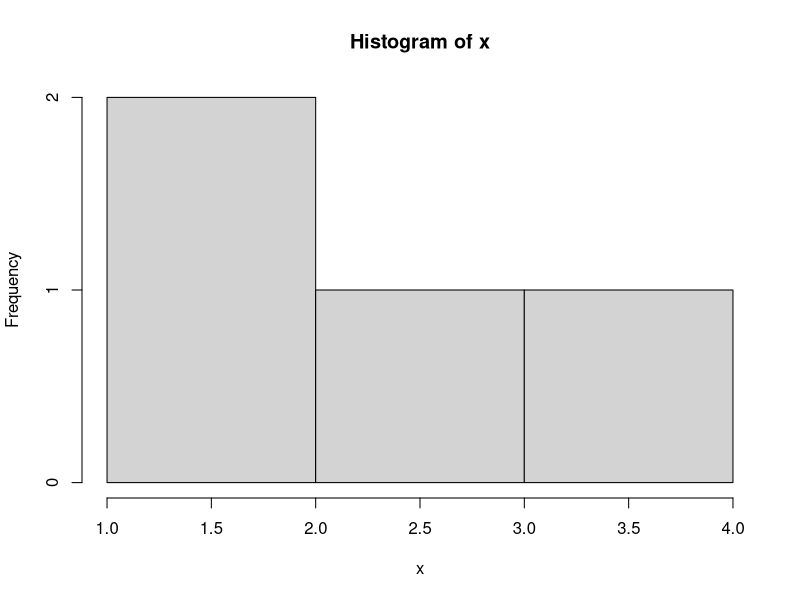

Recreate this plot in R.
## ---- chunk 1
knitr::opts_chunk$set(echo = TRUE)
## ---- chunk 2
#Уменьшение больших функций до встроенных
fx <- function(x) x*x
f <- function(a,b) fx(a) + fx(b)
f(10, 100)
## ---- chunk 3
is.integer(666)
round(13) == 13
is.integer(as.integer(13))
## ---- chunk 4
0.33333333333333333333333333 == 3 * 0.11111111111111111111111111
0.45 == 3 * 0.15
0.15 * 3
round(0.45, 2) == round(3 * 0.15, 2)
pi
approx.pi <- 22/7
approx.pi
## ---- chunk 5
x <- c (6, 66, 666)
x
is.vector(x)
x[1] # нумерация с единицы :'(
x[0] # WTF
x[4] # выход за границы
x[-8] # WTF
x[9.8] #WTF
x[NA] #WTF?????

## ---- chunk 6
vector(length=10) # возврат "пустого" вектора
vector(length=0) #WTF
vector(length = 7.5) #привел к целому

## ---- chunk 7
x <- c(1, 2, 3, 4, 5, 6)
y <- c(2, 3, 4, 5, 6, 7)
x + y
x * y # поэлементно
x %*% y # перемножение матриц
## ---- chunk 8
all.equal(x, as.vector(x)) #WTF
## ---- chunk 9
x <- c(1, 2, 3, 4)
x + c(666, 13) #элементы короткого вектора повторяются
## ---- chunk 10
mean(x)
median(x)
length(x)
sum(x)
sort(x)
summary(x)
## ---- chunk 11
hist(x)
## ---- chunk 12
range(x <- sort(round(stats::rnorm(10) - 1.2, 1)))

if(any(x < 0)) cat("x contains negative values\n")
if(all(x < 0)) cat("all x values are negative\n")
all(logical(0))  # true, as all zero of the elements are true. WTF
## ---- chunk 13
x <- c(1, 2, 3, 4, 5, 6)
x.a <- array(x, dim = c(2,3)) #Заполнение сверху вниз по колонкам
x.a
dim(x.a)
is.vector(x.a)
is.array(x.a)
typeof(x.a)#The Type of an Object
str(x.a) #структура
## ---- chunk 14
attributes(x.a) #атрибут x.a - размерность dim 2 строки, 3 столбца
## ---- chunk 15
x <- cbind(a = 1:3, pi = pi) # simple matrix with dimnames
x
attributes(x) # безымянные строки, имена колонок
## ---- chunk 16
str(x.a) # структура
str(1:13)
str(str)
## ---- chunk 17
x.a
x.a[2,3] # строка столбец
x.a[,2] # второй столбец
x.a[2,] #вторая строка
x.a[2] #WTF
## ---- chunk 18
LETTERS
which(LETTERS == "R") #номер буквы в алфавите
which((1:12)%%2 == 0) # which are even?
which (x.a %%2 == 1)
## ---- chunk 19
rowSums(x.a) #сумма по строкам
colSums(x.a)
rowMeans(x.a)
## ---- chunk 20
x.c <- x.a * 2
x.c
## ---- chunk 21

mdat <- matrix(c(1,2,3, 11,12,13), nrow = 2, ncol = 3, byrow = TRUE, dimnames = list(c("row1", "row2"), c("Col1", "Col2", "Col3")))
mdat
is.array(mdat)
is.matrix(mdat)
identical(mdat, x.a)
all.equal(mdat, mdat)
## ---- chunk 22
f <- matrix(c(40,1,60,3),nrow=2)
f
six.fives <- matrix(rep(5,6), ncol=3)
six.fives
f %*% six.fives

## ---- chunk 23
det(f)
o <- c(10,20)
o
f %*% o #преобразование вектора в матрицу

## ---- chunk 24
m2 <- cbind(1, 1:4)
colnames(m2, do.NULL = FALSE)
colnames(m2) <- c("x","Y")
rownames(m2) <- rownames(m2, do.NULL = FALSE, prefix = "Obs.")
m2
## ---- chunk 25
rownames(f) <- c("трудодни", "сталь")
colnames(f) <- c("автомобили", "грузовики")
f
## ---- chunk 26
output <- c(20,10)
names(output) <- c("грузовики", "автомобили")
output
## ---- chunk 27
available <- c(1600, 70)
names(available)<- c("трудодни", "сталь")
f %*% output[colnames(f)]
## ---- chunk 28
f
apply(f, 1, mean)
apply(f, 2, mean)
## ---- chunk 29
# Compute row and column sums for a matrix:
x <- cbind(x1 = 3, x2 = c(4:1, 2:5))
x
dimnames(x)[[1]] <- letters[1:8]
x
apply(x, 2, mean, trim = .2)
x
col.sums <- apply(x, 2, sum)
row.sums <- apply(x, 1, sum)
rbind(cbind(x, Rtot = row.sums), Ctot = c(col.sums, sum(col.sums)))

## ---- chunk 30
my.lst <- list("wtf", 7, FALSE)
my.lst
names(my.lst) <- c("family", "mean", "is.symmetric")
my.lst
my.lst$mean
my.lst[1]
my.lst[[1]]
## ---- chunk 31
a.matrix <- matrix(c(35,8,10,4), nrow=2)
colnames(a.matrix) <- c("v1", "v2")
a.matrix

## ---- chunk 32
a.data.frame <- data.frame(a.matrix, logicals=c(TRUE, FALSE))
a.data.frame
## ---- chunk 33
a.data.frame$v1
a.data.frame[,"v1"]
a.data.frame[1,]
colMeans(a.data.frame)
a.data.frame
rbind(a.data.frame, list(v1=-3, v2=-5, logicals=TRUE))
a.data.frame
rbind(a.data.frame, c(3,4,6))
